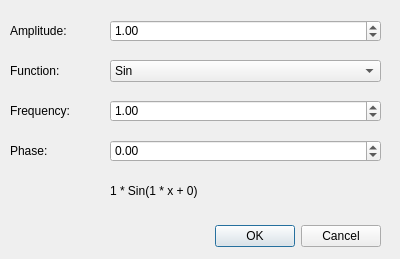
<?xml version="1.0" encoding="UTF-8"?>
<ui version="4.0">
 <class>InsertHarmonicDialog</class>
 <widget class="QDialog" name="InsertHarmonicDialog">
  <property name="geometry">
   <rect>
    <x>0</x>
    <y>0</y>
    <width>400</width>
    <height>259</height>
   </rect>
  </property>
  <property name="windowTitle">
   <string>Insert Row</string>
  </property>
  <widget class="QDialogButtonBox" name="buttonBox">
   <property name="enabled">
    <bool>true</bool>
   </property>
   <property name="geometry">
    <rect>
     <x>40</x>
     <y>220</y>
     <width>341</width>
     <height>32</height>
    </rect>
   </property>
   <property name="orientation">
    <enum>Qt::Horizontal</enum>
   </property>
   <property name="standardButtons">
    <set>QDialogButtonBox::Cancel|QDialogButtonBox::Ok</set>
   </property>
  </widget>
  <widget class="QLabel" name="amplitudeLabel">
   <property name="geometry">
    <rect>
     <x>10</x>
     <y>20</y>
     <width>71</width>
     <height>21</height>
    </rect>
   </property>
   <property name="text">
    <string>Amplitude:</string>
   </property>
  </widget>
  <widget class="QLabel" name="frequencyLabel">
   <property name="geometry">
    <rect>
     <x>10</x>
     <y>100</y>
     <width>61</width>
     <height>21</height>
    </rect>
   </property>
   <property name="text">
    <string>Frequency:</string>
   </property>
  </widget>
  <widget class="QLabel" name="phaseLabel">
   <property name="geometry">
    <rect>
     <x>10</x>
     <y>140</y>
     <width>71</width>
     <height>21</height>
    </rect>
   </property>
   <property name="text">
    <string>Phase:</string>
   </property>
  </widget>
  <widget class="QComboBox" name="functionField">
   <property name="geometry">
    <rect>
     <x>110</x>
     <y>60</y>
     <width>271</width>
     <height>22</height>
    </rect>
   </property>
   <item>
    <property name="text">
     <string>Sin</string>
    </property>
   </item>
   <item>
    <property name="text">
     <string>Cos</string>
    </property>
   </item>
  </widget>
  <widget class="QLabel" name="functionLabel">
   <property name="geometry">
    <rect>
     <x>10</x>
     <y>60</y>
     <width>71</width>
     <height>21</height>
    </rect>
   </property>
   <property name="text">
    <string>Function:</string>
   </property>
  </widget>
  <widget class="QDoubleSpinBox" name="amplitudeField">
   <property name="geometry">
    <rect>
     <x>110</x>
     <y>20</y>
     <width>271</width>
     <height>22</height>
    </rect>
   </property>
   <property name="minimum">
    <double>-999.000000000000000</double>
   </property>
   <property name="maximum">
    <double>999.000000000000000</double>
   </property>
   <property name="value">
    <double>1.000000000000000</double>
   </property>
  </widget>
  <widget class="QDoubleSpinBox" name="frequencyField">
   <property name="geometry">
    <rect>
     <x>110</x>
     <y>100</y>
     <width>271</width>
     <height>22</height>
    </rect>
   </property>
   <property name="minimum">
    <double>-999.000000000000000</double>
   </property>
   <property name="maximum">
    <double>999.990000000000009</double>
   </property>
   <property name="value">
    <double>1.000000000000000</double>
   </property>
  </widget>
  <widget class="QDoubleSpinBox" name="phaseField">
   <property name="geometry">
    <rect>
     <x>110</x>
     <y>140</y>
     <width>271</width>
     <height>22</height>
    </rect>
   </property>
   <property name="minimum">
    <double>-999.000000000000000</double>
   </property>
   <property name="maximum">
    <double>999.000000000000000</double>
   </property>
  </widget>
  <widget class="QLabel" name="harmonicTextView">
   <property name="geometry">
    <rect>
     <x>110</x>
     <y>180</y>
     <width>271</width>
     <height>21</height>
    </rect>
   </property>
   <property name="text">
    <string>1 * Sin(1 * x + 0)</string>
   </property>
  </widget>
 </widget>
 <resources/>
 <connections>
  <connection>
   <sender>buttonBox</sender>
   <signal>accepted()</signal>
   <receiver>InsertHarmonicDialog</receiver>
   <slot>accept()</slot>
   <hints>
    <hint type="sourcelabel">
     <x>248</x>
     <y>254</y>
    </hint>
    <hint type="destinationlabel">
     <x>157</x>
     <y>274</y>
    </hint>
   </hints>
  </connection>
  <connection>
   <sender>buttonBox</sender>
   <signal>rejected()</signal>
   <receiver>InsertHarmonicDialog</receiver>
   <slot>reject()</slot>
   <hints>
    <hint type="sourcelabel">
     <x>316</x>
     <y>260</y>
    </hint>
    <hint type="destinationlabel">
     <x>286</x>
     <y>274</y>
    </hint>
   </hints>
  </connection>
 </connections>
</ui>
